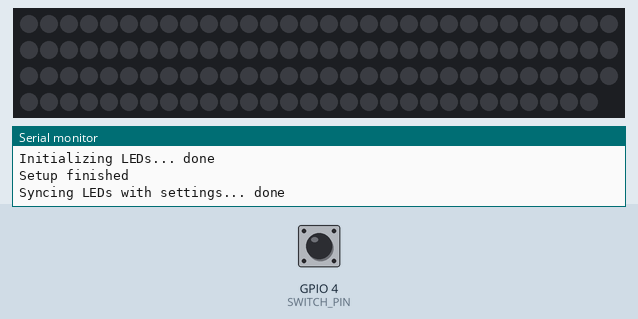
This program was run on a simulated ESP8266 (NodeMCU). On the bench: 119 RGB LEDs in strip order, left to right, continuing on the next row, the last lines printed to the serial monitor. The inputs (shaded band) are chosen by the test bench; at power-on: GPIO 4 (SWITCH_PIN) HIGH. Dim RGB values are drawn brighter than linear; WiFi joins after 1.5 s; servers stay silent unless stated; EEPROM starts erased.

Above: at 1.2 s.
1.3 s: GPIO 4 (SWITCH_PIN) pulled LOW for 0.15 s
At 1.51 s:
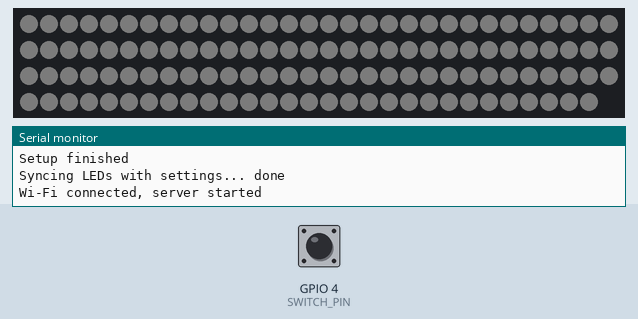
3.3 s: GPIO 4 (SWITCH_PIN) pulled LOW for 1 s
At 4.2 s:
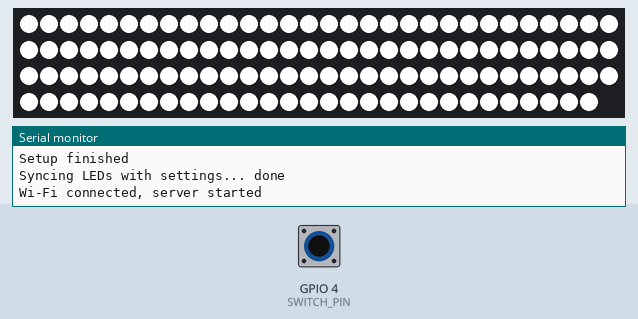
5.8 s: GPIO 4 (SWITCH_PIN) pulled LOW for 3.2 s
At 6.01 s:
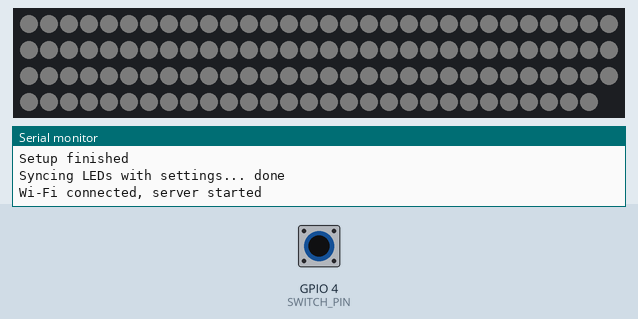
Timing chart, 0 to 8.8 s (numbered marks = the images above; inputs shaded):
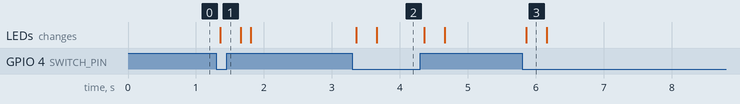

Measured:
- after the input at 1.3 s, the LEDs: change after 0.06 s (image 1)
- after the input at 3.3 s, the LEDs: first change after 0.06 s (image 2 shows a later state)
- after the input at 5.8 s, the LEDs: change after 0.06 s (image 3)

The program:

main.cpp
```cpp
#include "controls.h"
#include "leds.h"
#include "server.h"
#include "settings.h"
#include <Arduino.h>

void setup() {
    Serial.begin(115200);

    setupServer();
    setupSettings();
    setupControls();
    setupLeds();

    Serial.println("Setup finished");
}

void loop() {
    updateServer();
    updateSettings();
    updateControls();
    updateLeds();
}
```

controls.h
```cpp
#ifndef SMART_LED_CONTROLS
#define SMART_LED_CONTROLS

#include <Arduino.h>

void setupControls();
void updateControls();

#endif
```

frontend.h
```cpp
#ifndef SMART_LED_FRONTEND
#define SMART_LED_FRONTEND

void setupFrontend();

#endif
```

leds.h
```cpp
#ifndef SMART_LED_LEDS
#define SMART_LED_LEDS

void setupLeds();
void updateLeds();
void setIsOn(bool value);
bool getIsOn();

#endif
```

secrets.h
```cpp
#ifndef SMART_LED_SECRETS
#define SMART_LED_SECRETS

#define WIFI_SSID "SSID"
#define WIFI_PASSWORD "PASSWORD"

#endif
```

server.h
```cpp
#ifndef SMART_LED_SERVER
#define SMART_LED_SERVER

void setupServer();
void updateServer();

#endif
```

controls.cpp
```cpp
#include "config.h"
#include "leds.h"
#include <Arduino.h>

bool readSwitch() { return !digitalRead(SWITCH_PIN); }

void setupControls() {
    Serial.print("Initializing controls... ");

    pinMode(SWITCH_PIN, INPUT_PULLUP);
    setIsOn(readSwitch());

    Serial.println("done");
}

void updateControls() {
    bool currentReading = readSwitch();
    unsigned long currentMillis = millis();

    static bool stableReading = currentReading;
    static bool previousReading = currentReading;
    static unsigned long stateChangeTime = currentMillis;

    if (currentReading != previousReading) {
        previousReading = currentReading;
        stateChangeTime = currentMillis;
    }

    if (stableReading != currentReading &&
        currentMillis - stateChangeTime >= SWITCH_DEBOUNCE_TIME) {
        stableReading = currentReading;
        setIsOn(stableReading);
    }
}
```

leds.cpp
```cpp
#include "FastLED.h"
#include "config.h"
#include "controls.h"
#include "settings.h"

CRGB solidLeds[NUM_LEDS];

bool isOn;
unsigned long fadeStartTime;

void setupLeds() {
    Serial.print("Initializing LEDs... ");

    FastLED.addLeds<WS2812B, DATA_PIN, GRB>(solidLeds, NUM_LEDS);

    fadeStartTime = isOn ? millis() : millis() - FADE_DURATION;

    Serial.println("done");
}

void setIsOn(bool value) {
    if (isOn == value) {
        return;
    }

    isOn = value;
    fadeStartTime = millis();
}

bool getIsOn() { return isOn; }

uint8_t getBrightness() {
    unsigned long timePassed = millis() - fadeStartTime;

    if (timePassed >= FADE_DURATION) {
        return isOn ? 255 : 0;
    }

    uint8_t value = (uint32_t)timePassed * 255 / FADE_DURATION;
    return isOn ? value : 255 - value;
}

void syncWithSettings() {
    Serial.print("Syncing LEDs with settings... ");

    for (int i = 0; i < NUM_LEDS; i++) {
        solidLeds[i].setRGB(settings.solidRed, settings.solidGreen,
                            settings.solidBlue);
    }

    Serial.println("done");
}

void updateLeds() {
    if (ledsUnsynced) {
        syncWithSettings();
        ledsUnsynced = false;
    }

    FastLED.setBrightness((uint32_t)settings.brightness * getBrightness() /
                          255);
    FastLED.show();
}
```

server.cpp
```cpp
#include "config.h"
#include "controls.h"
#include "frontend.h"
#include "leds.h"
#include "secrets.h"
#include "settings.h"
#include <ESP8266WebServer.h>
#include <ESP8266WiFi.h>

ESP8266WebServer server(HTTP_SERVER_PORT);

IPAddress local_ip(WIFI_IP);
IPAddress gateway(WIFI_GATEWAY);
IPAddress subnet(WIFI_SUBNET);

void handleApiRequest();

void setupServer() {
    Serial.print("Initializing server & Wi-Fi... ");

    server.on("/api", handleApiRequest);

    setupFrontend();

    WiFi.mode(WIFI_STA);
    WiFi.config(local_ip, gateway, subnet);
    WiFi.begin(WIFI_SSID, WIFI_PASSWORD);
    WiFi.setAutoReconnect(true);

    Serial.println("done");
}

void updateServer() {
    static bool wasConnected = false;

    bool isConnected = WiFi.status() == WL_CONNECTED;

    if (isConnected) {
        if (!wasConnected) {
            Serial.println("Wi-Fi connected, server started");
            server.begin();
            wasConnected = true;
        }
        server.handleClient();
    } else if (wasConnected) {
        Serial.println("Wi-Fi disconnected, server stopped");
        server.stop();
        wasConnected = false;
    }
}

enum Cmd : uint8_t {
    CMD_GET_COLOR = 0,
    CMD_GET_BRIGHTNESS = 1,
    CMD_GET_IS_ON = 2,

    CMD_SET_COLOR = 255,
    CMD_SET_BRIGHTNESS = 254,
    CMD_SET_IS_ON = 253
};

#define REQUIRE_ARGS(name, count)                                              \
    if (i + count >= len) {                                                    \
        statusCode = 3;                                                        \
        goto end;                                                              \
    }                                                                          \
    uint8_t name[count];                                                       \
    for (int k = 0; k < count; k++)                                            \
        name[k] = data[++i];

void handleApiRequest() {
    WiFiClient client = server.client();

    server.sendHeader("Access-Control-Allow-Origin", "*", true);
    server.setContentLength(CONTENT_LENGTH_UNKNOWN);
    server.send(200, "application/octet-stream", "");

    // 0 - ok
    // 1 - no data provided
    // 2 - unknown command
    // 3 - not enough args
    uint8_t statusCode = 0;

    String data;
    int len;

    if (!server.hasArg("plain")) {
        statusCode = 1;
        goto end;
    }

    data = server.arg("plain");
    len = data.length();

    for (int i = 0; i < len; i++) {
        uint8_t cmd = data[i];

        switch (cmd) {
        case CMD_GET_COLOR: {
            uint8_t resp[] = {settings.solidRed, settings.solidGreen,
                              settings.solidBlue};
            server.sendContent((const char *)resp, 3);
            break;
        }
        case CMD_GET_BRIGHTNESS: {
            uint8_t resp[] = {settings.brightness};
            server.sendContent((const char *)resp, 1);
            break;
        }
        case CMD_GET_IS_ON: {
            uint8_t resp[] = {getIsOn()};
            server.sendContent((const char *)resp, 1);
            break;
        }
        case CMD_SET_COLOR: {
            REQUIRE_ARGS(args, 3);
            if (settings.solidRed != args[0] || settings.solidRed != args[1] ||
                settings.solidBlue != args[2]) {
                settings.solidRed = args[0];
                settings.solidGreen = args[1];
                settings.solidBlue = args[2];
                markSettingsDirty();
            }
            break;
        }
        case CMD_SET_BRIGHTNESS: {
            REQUIRE_ARGS(args, 1);
            if (settings.brightness != args[0]) {
                settings.brightness = args[0];
                markSettingsDirty();
            }
            break;
        }
        case CMD_SET_IS_ON:
            REQUIRE_ARGS(args, 1);
            setIsOn(args[0]);
            break;
        default:
            statusCode = 2;
            goto end;
        }
    }

end:
    uint8_t footer[] = {statusCode};
    server.sendContent((const char *)footer, 1);
}
```

config.h
```cpp
#ifndef SMART_LED_CONFIG
#define SMART_LED_CONFIG

// Hardware
#define NUM_LEDS 119
#define SWITCH_PIN 4
#define DATA_PIN 5

// Wi-Fi
#define WIFI_IP 192, 168, 0, 123
#define WIFI_GATEWAY 192, 168, 0, 1
#define WIFI_SUBNET 255, 255, 255, 0

// Other
#define HTTP_SERVER_PORT 80
#define EEPROM_DEBOUNCE_TIME 10000
#define SWITCH_DEBOUNCE_TIME 50
#define FADE_DURATION 300

#endif
```

settings.h
```cpp
#ifndef SMART_LED_SETTINGS
#define SMART_LED_SETTINGS

#include <Arduino.h>

struct SettingsData {
    int testNumber;
    uint8_t solidRed;
    uint8_t solidGreen;
    uint8_t solidBlue;
    uint8_t brightness;
};

extern SettingsData settings;
extern bool ledsUnsynced;

void setupSettings();
void updateSettings();
void markSettingsDirty();

#endif
```

settings.cpp
```cpp
#include "settings.h"
#include "config.h"
#include <Arduino.h>
#include <EEPROM.h>

#define TEST_NUMBER 2

SettingsData settings;
bool ledsUnsynced = true;

void setupSettings() {
    Serial.print("Reading settings from EEPROM... ");
    EEPROM.begin(sizeof(settings));
    EEPROM.get(0, settings);

    if (settings.testNumber != TEST_NUMBER) {
        Serial.println("invalid test number (got " +
                       String(settings.testNumber) + ", expected " +
                       String(TEST_NUMBER) + "), setting defaults");
        settings.testNumber = TEST_NUMBER;
        settings.solidRed = 255;
        settings.solidGreen = 255;
        settings.solidBlue = 255;
        settings.brightness = 255;

        markSettingsDirty();
    } else {
        Serial.println("done");
    }
}

bool isDirty = false;
unsigned long lastDirtyTime = 0;

void updateSettings() {
    if (isDirty && millis() > lastDirtyTime + EEPROM_DEBOUNCE_TIME) {
        Serial.print("Putting settings into EEPROM... ");

        EEPROM.put(0, settings);
        EEPROM.commit();
        isDirty = false;

        Serial.println("done");
    }
}

void markSettingsDirty() {
    lastDirtyTime = millis();
    isDirty = true;
    ledsUnsynced = true;
}
```
